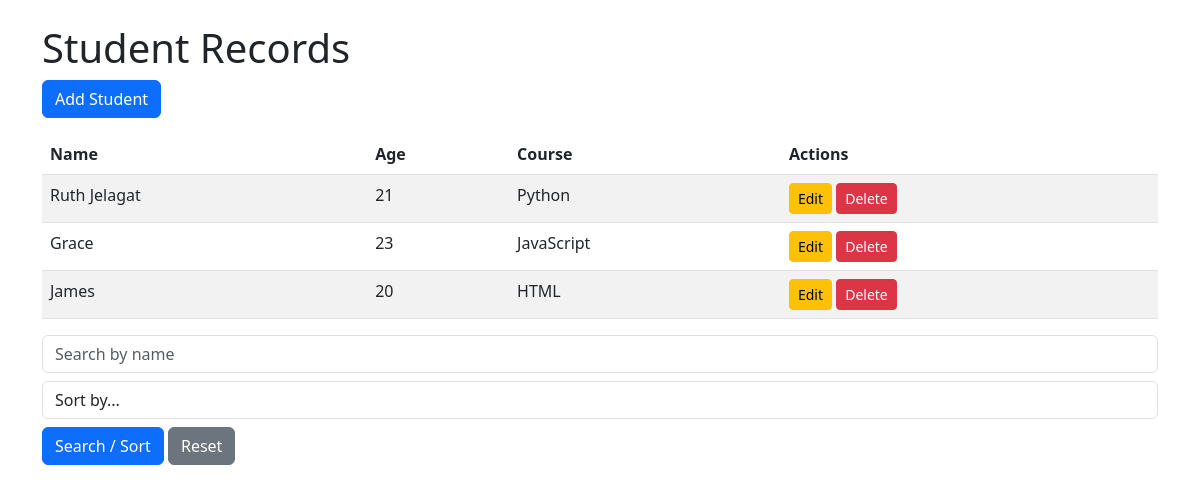
Before: / with the older database file.
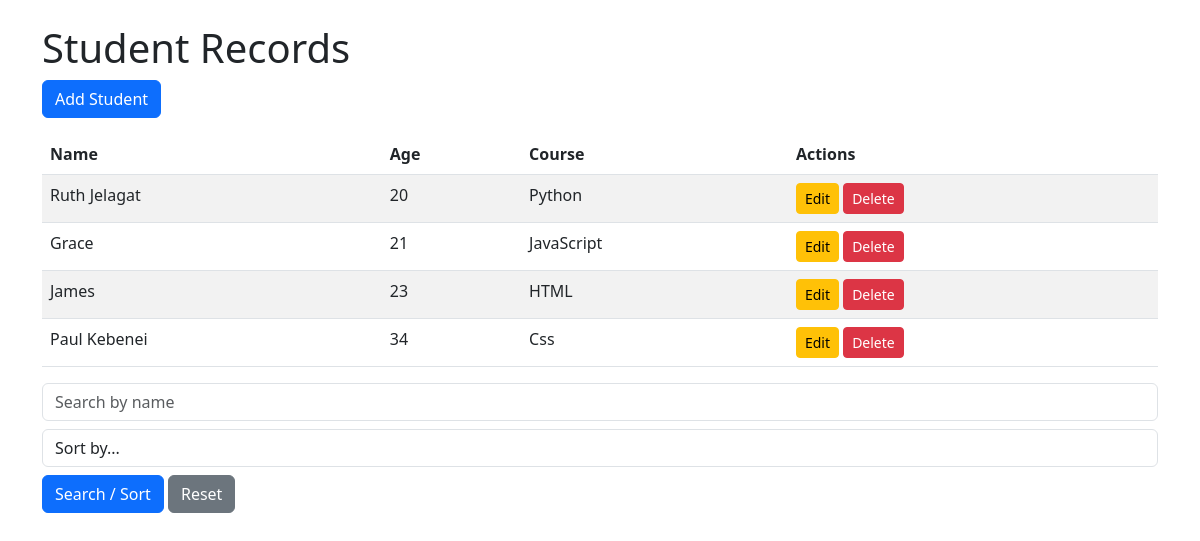
After: the same page with the newer database file.
### tables this page shows
CREATE TABLE students (
            id INTEGER PRIMARY KEY AUTOINCREMENT,
            name TEXT,
            age INTEGER,
            course TEXT
        );

### app.py (the view)
@app.route('/')
def index():
    search = request.args.get('search')  # ?search=Ruth
    sort = request.args.get('sort')      # ?sort=age or ?sort=course
    conn = sqlite3.connect('students.db')
    cursor = conn.cursor()
    query = "SELECT * FROM students"
    params = []
    if search:
        query += " WHERE name LIKE ?"
        params.append(f"%{search}%")
    if sort in ['name', 'age', 'course']:
        query += f" ORDER BY {sort}"
    cursor.execute(query, params)
    students = cursor.fetchall()
    conn.close()
    return render_template('index.html', students=students, search=search, sort=sort)

### templates/index.html (shortened to what this page needs)
<!DOCTYPE html>
<html>
<head>
    <link rel="stylesheet" href="https://cdn.jsdelivr.net/npm/bootstrap@5.3.0/dist/css/bootstrap.min.css">
</head>
<body class="container mt-4">
    <h1>Student Records</h1>
    <a href="/add" class="btn btn-primary mb-3">Add Student</a>
    <table class="table table-striped">
        <thead>
            <tr>
                <th>Name</th>
                <th>Age</th>
                <th>Course</th>
                <th>Actions</th>
            </tr>
        </thead>
        <tbody>
            {% for student in students %}
            <tr>
                <td>{{ student[1] }}</td>
                <td>{{ student[2] }}</td>
                <td>{{ student[3] }}</td>
                <td>
                    <a href="/edit/{{ student[0] }}" class="btn btn-warning btn-sm">Edit</a>
                    <a href="/delete/{{ student[0] }}" class="btn btn-danger btn-sm">Delete</a>
                </td>
            </tr>
            {% endfor %}
        </tbody>
    </table>
    <form method="get" class="mb-3">
    <input type="text" name="search" value="{{ search or '' }}" placeholder="Search by name" class="form-control mb-2">
    <select name="sort" class="form-control mb-2">
        <option value="">Sort by...</option>
    </select>
    <button type="submit" class="btn btn-primary">Search / Sort</button>
    <a href="/" class="btn btn-secondary">Reset</a>
</form>
</body>
</html>

Changed rows visible on the page:
changed students "Ruth Jelagat": age "21" → "20"
changed students "Grace": age "23" → "21"
changed students "James": age "20" → "23"
added students: name "Paul Kebenei", age "34", course "Css"
